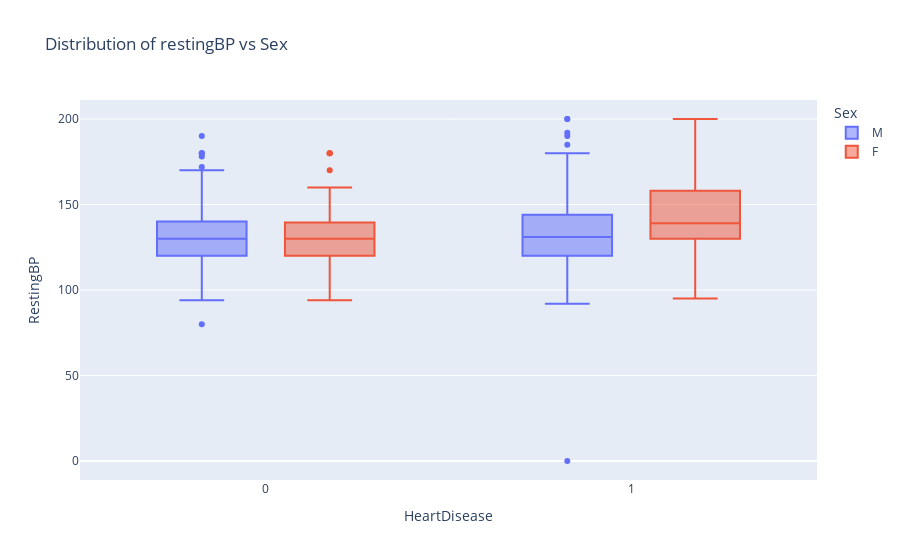

Notebook code for this chart:
### Code cell
chart =px.box(df,x='HeartDisease',y='RestingBP',color='Sex',title='Distribution of restingBP vs Sex')
chart.show()

### Figure 1 — Plotly figure (JSON) as saved in the notebook; plotly's stock layout.template omitted (floating-point values rounded to 4 significant figures; data arrays with more than 128 entries replaced by an {"elided": "..."} marker saying what was removed)
{"data": [{"alignmentgroup": "True", "hovertemplate": "Sex=M<br>HeartDisease=%{x}<br>RestingBP=%{y}<extra></extra>", "legendgroup": "M", "marker": {"color": "#636efa"}, "name": "M", "notched": false, "offsetgroup": "M", "orientation": "v", "showlegend": true, "type": "box", "x": {"elided": "725 int values"}, "x0": " ", "xaxis": "x", "y": {"elided": "725 int values"}, "y0": " ", "yaxis": "y"}, {"alignmentgroup": "True", "hovertemplate": "Sex=F<br>HeartDisease=%{x}<br>RestingBP=%{y}<extra></extra>", "legendgroup": "F", "marker": {"color": "#EF553B"}, "name": "F", "notched": false, "offsetgroup": "F", "orientation": "v", "showlegend": true, "type": "box", "x": {"elided": "193 int values"}, "x0": " ", "xaxis": "x", "y": {"elided": "193 int values"}, "y0": " ", "yaxis": "y"}], "layout": {"boxmode": "group", "legend": {"title": {"text": "Sex"}, "tracegroupgap": 0}, "title": {"text": "Distribution of restingBP vs Sex"}, "xaxis": {"anchor": "y", "domain": [0, 1], "title": {"text": "HeartDisease"}}, "yaxis": {"anchor": "x", "domain": [0, 1], "title": {"text": "RestingBP"}}}}
